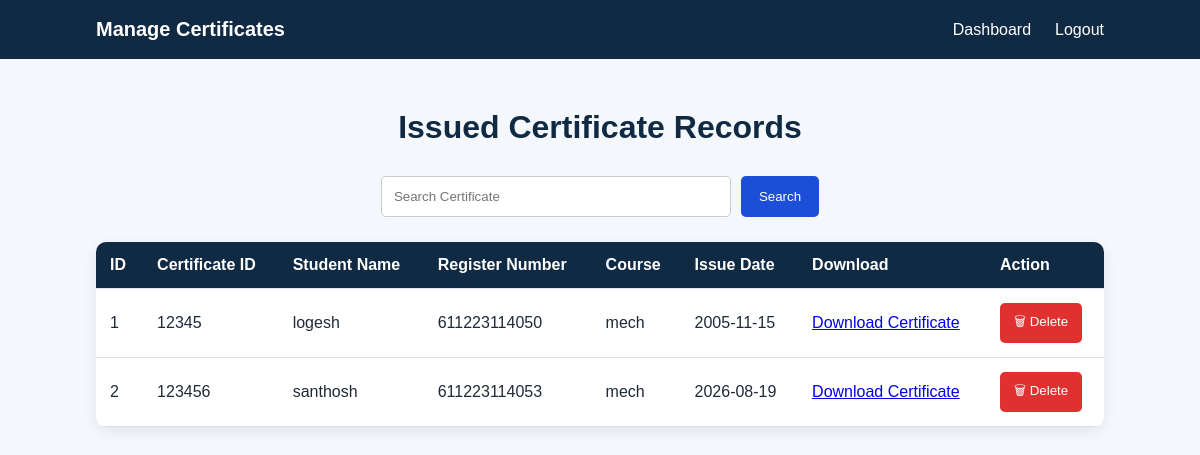
The page /certificates (signed in) on the database its author committed.
### tables this page shows
CREATE TABLE certificates (
    id INTEGER PRIMARY KEY AUTOINCREMENT,
    admin_id INTEGER,
    certificate_id TEXT NOT NULL,
    student_name TEXT NOT NULL,
    register_number TEXT NOT NULL,
    course TEXT NOT NULL,
    institution TEXT NOT NULL,
    issue_date TEXT NOT NULL,
    file_name TEXT NOT NULL,
    qr_code TEXT NOT NULL,
    certificate_hash TEXT NOT NULL,
    previous_hash TEXT NOT NULL,
    block_hash TEXT NOT NULL,
    created_at TEXT NOT NULL,
    status TEXT NOT NULL DEFAULT 'VALID',
    revoked_at TEXT
);

### app.py (the view)
@app.route("/certificates")
def certificate_list():
    if "admin" not in session:
        return redirect(url_for("login"))
    search = request.args.get("search", "").strip()
    if search:
        certificates = search_certificates(
            search,
            session["admin_id"]
        )
    else:
        certificates = get_admin_certificates(
            session["admin_id"]
        )
    return render_template(
        "certificates.html",
        certificates=certificates,
        search=search
    )

### database.py (called while the page is built)
def get_connection():
    connection = sqlite3.connect(DATABASE_NAME)
    connection.row_factory = sqlite3.Row
    return connection

def get_admin_certificates(admin_id):
    connection = get_connection()
    cursor = connection.cursor()
    cursor.execute("""
        SELECT *,
               ROW_NUMBER() OVER (
                   PARTITION BY admin_id
                   ORDER BY id ASC
               ) AS display_id
        FROM certificates
        WHERE admin_id = ?
        ORDER BY id ASC
    """, (admin_id,))
    certificates = cursor.fetchall()
    connection.close()
    return certificates

### templates/certificates.html (shortened to what this page needs)
<!DOCTYPE html>
<html lang="en">
<head>
    <link
        rel="stylesheet"
        href="{{ url_for('static', filename='style.css') }}"
    >
</head>
<body>
<header class="navbar">
    <div class="logo">
        Manage Certificates
    </div>
    <nav>
        <a href="/dashboard">Dashboard</a>
        <a href="/logout">Logout</a>
    </nav>
</header>
<main class="blockchain-section">
    <h1>Issued Certificate Records</h1>
    <form
        action="/certificates"
        method="GET"
        class="search-form"
    >
        <input
            type="text"
            name="search"
            placeholder="Search Certificate"
            value="{{ search }}"
        >
        <button
            type="submit"
            class="search-btn"
        >
            Search
        </button>
    </form>
    {% if certificates %}
    <div class="table-container">
        <table class="certificate-table">
            <thead>
                <tr>
                    <th>ID</th>
                    <th>Certificate ID</th>
                    <th>Student Name</th>
                    <th>Register Number</th>
                    <th>Course</th>
                    <th>Issue Date</th>
                    <th>Download</th>
                    <th>Action</th>
                </tr>
            </thead>
            <tbody>
                {% for certificate in certificates %}
                <tr>
                    <td>{{ loop.index }}</td>
                    <td>{{ certificate["certificate_id"] }}</td>
                    <td>{{ certificate["student_name"] }}</td>
                    <td>{{ certificate["register_number"] }}</td>
                    <td>{{ certificate["course"] }}</td>
                    <td>{{ certificate["issue_date"] }}</td>
                    <td>
                        <a href="{{ url_for('download_certificate',
                    admin_id=certificate['admin_id'],
                    certificate_id=certificate['certificate_id']) }}">
    Download Certificate
</a>
                    </td>
                    <td>
                        <form
                            action="{{ url_for('delete_certificate_record', certificate_id=certificate['certificate_id']) }}"
                            method="POST"
                            onsubmit="return confirm('Are you sure you want to delete this certificate?');"
                        >
                            <button
                                type="submit"
                                class="delete-btn"
                            >
                                🗑 Delete
                            </button>
                        </form>
                    </td>
                </tr>
                {% endfor %}
            </tbody>
        </table>
    </div>
    {% else %}
    <p class="empty-message">
        No certificates are available.
    </p>
    {% endif %}
</main>
</body>
</html>

### static/style.css (style rules this page uses)
* { margin: 0; padding: 0; box-sizing: border-box; }
body { font-family: Arial, sans-serif; background: #f4f7fb; color: #1f2937; }
.navbar { background: #102a43; color: white; padding: 18px 8%; display: flex; justify-content: space-between; align-items: center; }
.logo { font-size: 20px; font-weight: bold; }
.navbar nav { display: flex; gap: 24px; }
.navbar a { color: white; text-decoration: none; font-weight: 500; }
.blockchain-section { min-height: 85vh; padding: 50px 8%; }
.blockchain-section > h1 { text-align: center; color: #102a43; margin-bottom: 30px; }
.table-container { overflow-x: auto; background: white; border-radius: 10px; box-shadow: 0 4px 14px rgba(0, 0, 0, 0.08); }
.certificate-table { width: 100%; border-collapse: collapse; }
.certificate-table th, .certificate-table td { padding: 14px; border-bottom: 1px solid #d9e2ec; text-align: left; }
.certificate-table th { background: #102a43; color: white; }
.delete-btn { background: #e03131; color: white; border: none; padding: 9px 14px; border-radius: 5px; cursor: pointer; }
.search-form { display:flex; gap:10px; margin:25px; justify-content:center; }
.search-form input { width:350px; padding:12px; border:1px solid #ccc; border-radius:5px; }
.search-btn { background:#1d4ed8; color:white; border:none; padding:12px 18px; border-radius:5px; cursor:pointer; }

### rows shown on the page
certificates: certificate_id "12345", student_name "logesh", register_number "611223114050", course "mech", issue_date "2005-11-15"
certificates: certificate_id "123456", student_name "santhosh", register_number "611223114053", course "mech", issue_date "2026-08-19"
